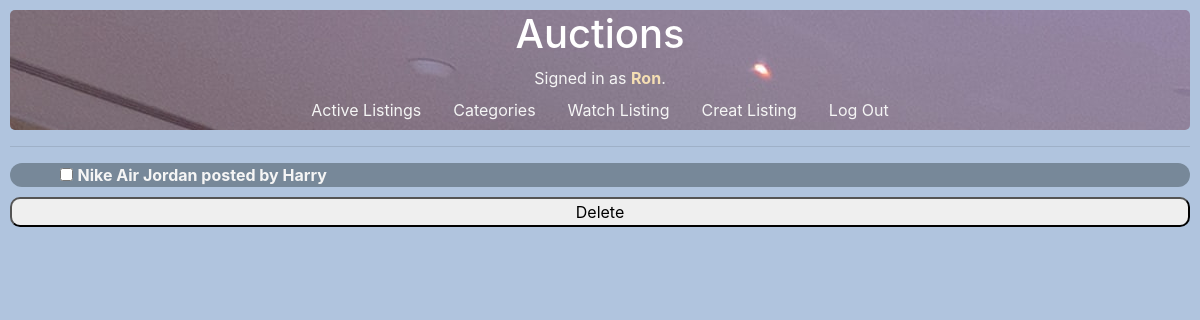
Page /watch_list (signed in) on the committed database.
### auctions/models.py (models this page shows)
class User(AbstractUser):
    pass

class Auction(models.Model):
    auction_name = models.CharField(max_length=64)
    auction_category = models.ForeignKey(Category, on_delete=CASCADE, related_name="categories")
    auction_bid = models.IntegerField()
    auction_comment = models.CharField(max_length=64, blank=True)
    auction_user = models.ForeignKey(User, default=None, on_delete=CASCADE)
    bid_user = models.CharField(max_length=64, blank=True)
    post_time = models.DateTimeField(auto_now_add=True, blank = True)
    auction_image = models.ImageField(null=True, blank=True)
    def __str__(self):
        return f"{self.auction_name} posted by {self.auction_user}"

class WhatchList(models.Model):
    auction_list = models.ForeignKey(Auction, default=None, on_delete=CASCADE, related_name="auction_lists")
    user = models.ForeignKey(User, default=None, on_delete=CASCADE, related_name="watch_lists")
    def __str__(self):
        return f"{self.auction_list}"

### auctions/views.py (the view, shortened to what this page needs)
# urls.py: path("watch_list", views.watch_list, name="watch_list" ),
@login_required(login_url='index')
def watch_list(request):
    if request.user.is_authenticated:
        user = User.objects.get(username = request.user.username)
    else:
        return HttpResponseRedirect(reverse("index"))
    return render(request, "auctions/watch_list.html", {
        "lists": user.watch_lists.all(),
        "watch_list": WhatchList.objects.all(),
        "auctions": Auction.objects.all()
    })

### auctions/templates/auctions/watch_list.html (shortened to what this page needs)
{% extends "auctions/layout.html" %}
{% block body %}
    <ul>
        <form action="{% url 'delete'%}" method="POST" >
            {% for list in lists %}
                {% for auction in auctions %}
                    {% if list.auction_list == auction %}
            <div id="watch_list">
                <a href="{% url 'auction_detail' auction.id %} ">
                    <li class="list">
                        <input type="checkbox" name="selection"  value="{{list.id}}">
                        <b id="list_in_watch_list">{{list}}</b>
                    </li>
                </a>
                </div>
                    {% endif %}
            {% empty %}
            <li class="list">No list</li>
                {% endfor %}
            {% endfor %}
            <input type="submit" value="Delete" class="delete">
        </form>
    </ul>
{% endblock %}

### auctions/templates/auctions/layout.html (shortened to what this page needs)
<!DOCTYPE html>
<html lang="en">
    <head>
        <link rel="stylesheet" href="https://stackpath.bootstrapcdn.com/bootstrap/4.4.1/css/bootstrap.min.css">
        {% load static %}
        <link rel="stylesheet" href="{% static 'styles.css' %}">
    </head>
    <body id="body">
        <div id="head" style="background: url('{% static 'cover_picture.jpg' %}')">
            <h1 >Auctions</h1>
            <div id="user">
                {% if user.is_authenticated %}
                    Signed in as <strong id="username">{{ user.username }}</strong>.
                {% else %}
                    Not signed in.
                {% endif %}
            </div>
            <ul class="nav justify-content-center">
                <li class="nav-item">
                    <a class="nav-link" href="{% url 'index' %}">Active Listings</a>
                </li>
                <li class="nav-item">
                    <a class="nav-link" href="{% url 'category' %}">Categories</a>
                </li>
                {% if user.is_authenticated %}
                    <li class="nav-item">
                        <a class="nav-link" href="{% url 'watch_list' %}">Watch Listing</a>
                    </li>
                    <li class="nav-item">
                        <a class="nav-link" href="{% url 'new_auction' %}">Creat Listing</a>
                    </li>
                    <li class="nav-item">
                        <a class="nav-link" href="{% url 'logout' %}">Log Out</a>
                    </li>
                {% endif %}
            </ul>
            </div>
        <hr>
        {% block body %}
        {% endblock %}
    </body>
</html>

### auctions/static/styles.css (style rules this page uses)
body { padding: 10px; }
h1 { color: rgb(255, 255, 255); text-align: center; }
.list { list-style: none; margin: 0px; padding: 0px; color: black; }
ul { margin: 0px; padding: 0px; }
#head { margin: 0px; border-radius: 5px; }
#user { text-align: center; color: whitesmoke; }
#username { color: wheat; }
.nav-link { color: whitesmoke; }
#body { background-color: lightsteelblue; }
#watch_list { background-color: lightslategrey; padding-left: 50px; padding-right: 50px; border-radius: 20px; margin-top: 10px; margin-bottom: 10px; }
#list_in_watch_list { color: whitesmoke; }
.delete { width: 100%; text-align: center; border-radius: 10px; }

### rows in the picture
User: username "Ron"
WhatchList: auction_list.username "Nike Air Jordan posted by Harry"
